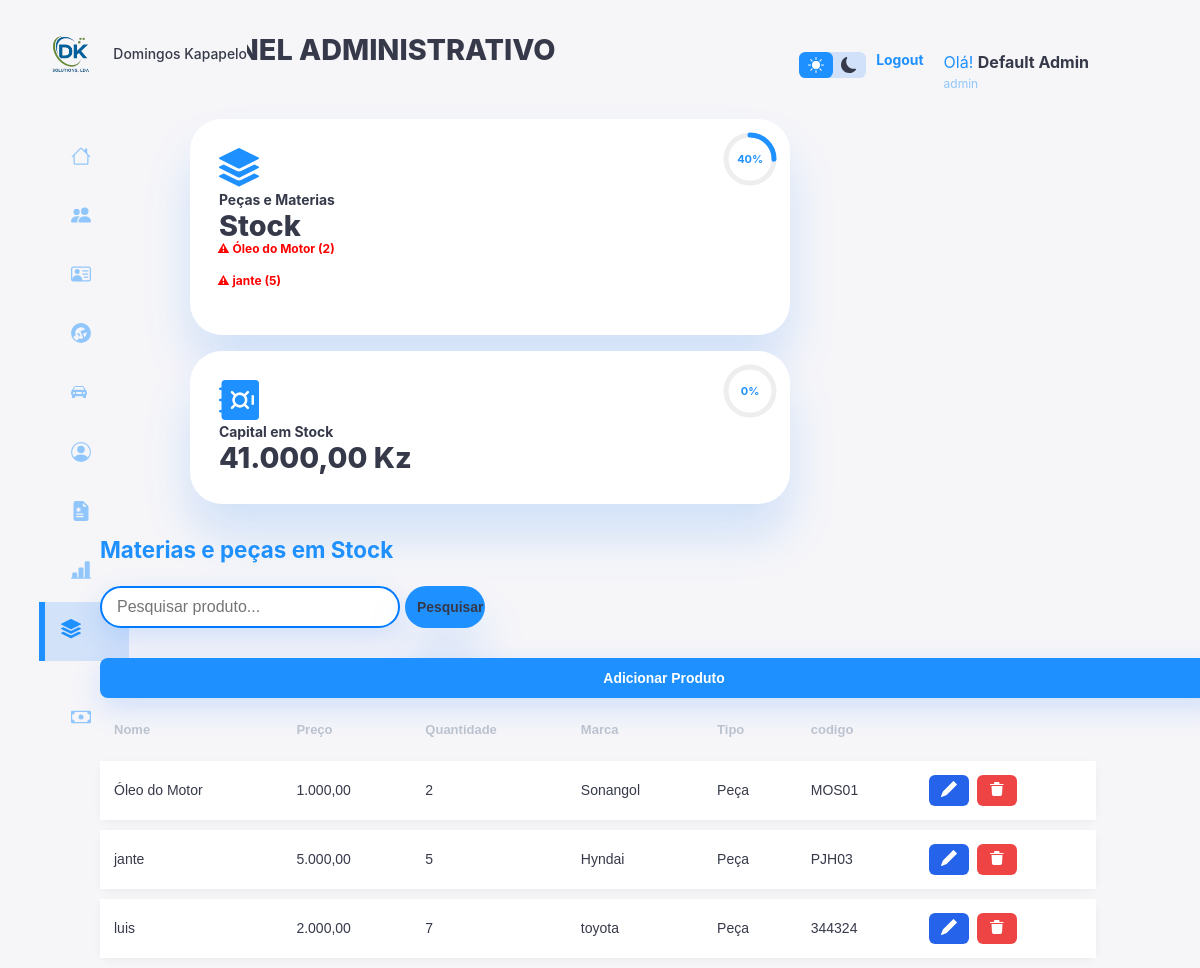
/Admistrador/stok.php (signed in), run on an earlier commit of the app's database.
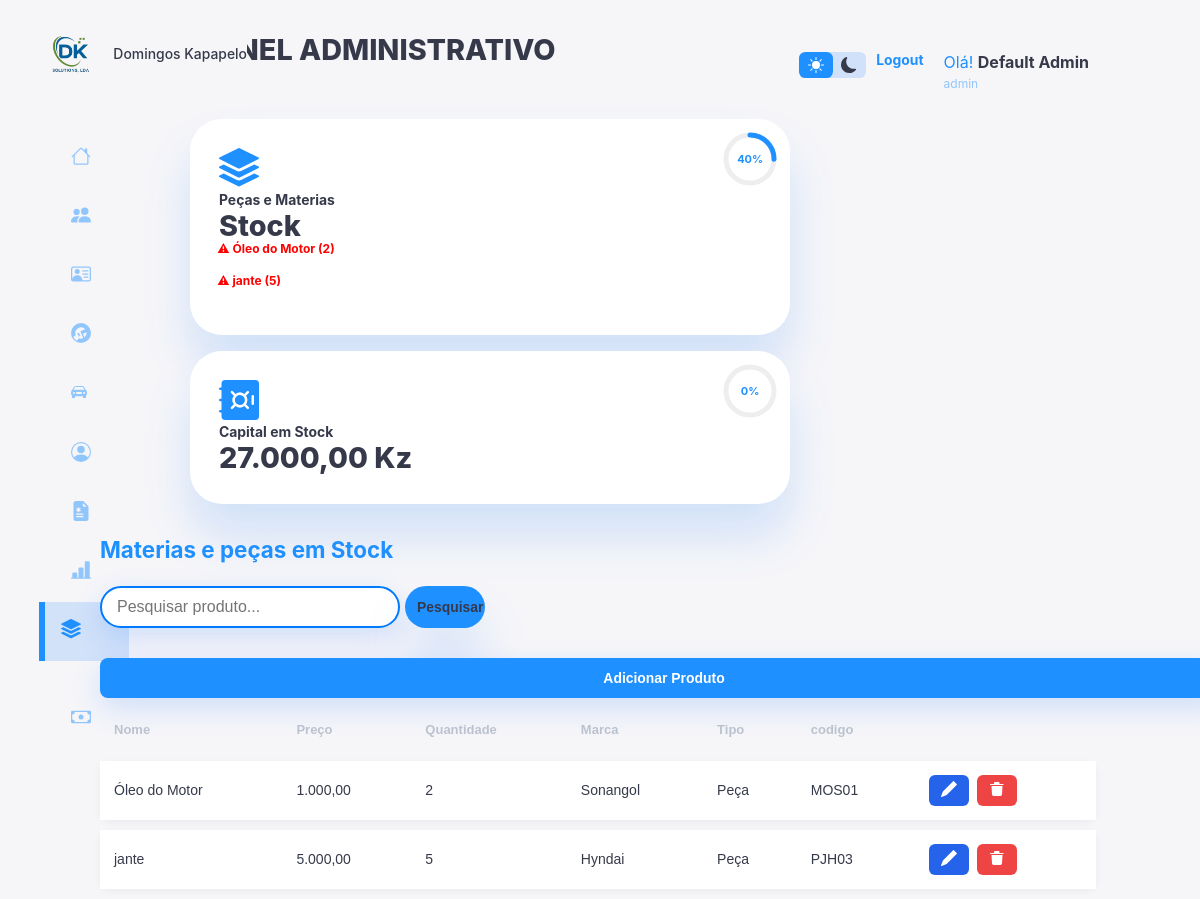
And on a later commit of the database.
### tables this page shows
CREATE TABLE `estoque` (
  `id_estoque` int(11) NOT NULL,
  `codigo` varchar(50) DEFAULT NULL,
  `tipo` enum('Material','Peça') NOT NULL,
  `nome` varchar(100) NOT NULL,
  `marca` varchar(50) DEFAULT NULL,
  `quantidade` int(11) NOT NULL DEFAULT 0,
  `data_registo` timestamp NOT NULL DEFAULT current_timestamp(),
  `data_expiracao` date DEFAULT NULL,
  `preco` decimal(10,2) DEFAULT 0.00
);

### Admistrador/models/stok_models.php (called while the page is built, shortened)
<?php
  include_once(".\models\stok_add_models.php");
include("./configuracao/conexao.php");
$pesquisar = $_POST['pesquisar'] ?? '';
if(!empty($pesquisar)){
    $pesquisar = $conn->real_escape_string($pesquisar);
    $sql = "SELECT * FROM estoque
            WHERE nome LIKE '%$pesquisar%'
            OR marca LIKE '%$pesquisar%'
            OR tipo LIKE '%$pesquisar%'";
}else{
    $sql = "SELECT * FROM estoque";
}
$result = $conn->query($sql);
$sql_alerta = "
SELECT nome, quantidade
FROM estoque
WHERE quantidade <= 5
ORDER BY quantidade ASC
LIMIT 3
";
$result_alerta = mysqli_query($conn, $sql_alerta);
$alertas = [];
while($row = mysqli_fetch_assoc($result_alerta)){
    $alertas[] = $row;
}
?>

### Admistrador/models/stok_add_models.php (called while the page is built, shortened)
<?php
include("./configuracao/conexao.php");
$sql = "SELECT SUM(quantidade * preco) AS total_stock FROM estoque";
$result = $conn->query($sql);
if($result && $row = $result->fetch_assoc()){
    $total = $row['total_stock'] ?? 0;
}
?>

### Admistrador/stok.php (the view, shortened to what the changed rows need)
<?php
  include_once("./models/stok_models.php");
?>
<!DOCTYPE html>
<html lang="pt">
 <head>
    <link rel="stylesheet" href="../views/css/stok.css?v=1.1">
  </head>
   <body>
    <div class="container">
    <?php include_once('sidebar.php');?>
              <main>
                <h1 class="cina">PAINEL ADMINISTRATIVO</h1>
                 <div class="insights">
                        <div class="sales">
                     <span class="card">
                     </span>
                             <div class="progress-circle small">
                            <svg width="60" height="60">
                                <circle cx="30" cy="30" r="24" class="bg"></circle>
                                <circle cx="30" cy="30" r="24" class="progress" id="progress-carros"></circle>
                            </svg>
                            <div class="number" id="percent-carros">0%</div>
                        </div>
                        <div class="midlle">
                                 <h3>Peças e Materias</h3>
                                <h1>Stock</h1>
                        </div>
                           <?php if(count($alertas) > 0){ ?>
    <?php foreach($alertas as $a){ ?>
        <small class="alerta-stock">
            ⚠ <?= htmlspecialchars($a['nome']) ?>
            (<?= $a['quantidade'] ?>)
        </small>
        <br>
    <?php } ?>
<?php } else { ?>
    <small class="text-muted">
        Stock estável
    </small>
<?php } ?>
                    </div>
                                               <div class="sales">
                        <div class="midlle">
                                <h3>Capital em Stock</h3>
                        <h1><?= number_format($total, 2, ',', '.') ?> Kz</h1>
                        </div>
                    </div>
                 </div>
            <div class="Recent-Order">
                <h2>Materias e peças em Stock</h2>
                    <div class="table-container">
                <table class="modern-table">
                    <thead>
                        <tr>
                            <th>Nome</th>
                            <th>Preço</th>
                            <th>Quantidade</th>
                            <th>Marca</th>
                            <th>Tipo</th>
                            <th>codigo</th>
                        </tr>
                                                </thead>
                                                <tbody>
                            <?php while($row = $result->fetch_assoc()){ ?>
                            <tr class="linha-produto">
                                <td><?= htmlspecialchars($row['nome']) ?></td>
                                <td><?= number_format($row['preco'], 2, ',', '.') ?></td>
                                <td><?= (int)$row['quantidade'] ?></td>
                                <td><?= htmlspecialchars($row['marca']) ?></td>
                                <td><?= htmlspecialchars($row['tipo']) ?></td>
                                <td><?= htmlspecialchars($row['codigo']) ?></td>
                                <td class="actions">
                                    <a class="btn view"
                                    href="atualizar_stok.php?id=<?= $row['id_estoque'] ?>">
                                        <svg xmlns="http://www.w3.org/2000/svg"
                                            width="16"
                                            height="16"
                                            fill="currentColor"
                                            class="bi bi-pencil"
                                            viewBox="0 0 16 16">
                                            <path d="M12.146.146a.5.5 0 0 1 .708 0l3 3a.5.5 0 0 1 0 .708l-10 10a.5.5 0 0 1-.168.11l-5 2a.5.5 0 0 1-.65-.65l2-5a.5.5 0 0 1 .11-.168z"/>
                                        </svg>
                                    </a>
                             <?php if ($_SESSION['nivel'] === "admin") { ?>
                                    <a class="btn delete"
                                    href="stok.php?excluir_id=<?= $row['id_estoque'] ?>"
                                    onclick="return confirm('Tem certeza que deseja deletar?')">
                                        <svg xmlns="http://www.w3.org/2000/svg"
                                            width="16"
                                            height="16"
                                            fill="currentColor"
                                            class="bi bi-trash3"
                                            viewBox="0 0 16 16">
                                            <path d="M6.5 1h3a1 1 0 0 1 1 1V3h4v1H1V3h4V2a1 1 0 0 1 1-1z"/>
                                            <path d="M2.5 5h11l-.5 8.5A2 2 0 0 1 11 15H5a2 2 0 0 1-2-1.5L2.5 5z"/>
                                        </svg>
                                    </a>
                               <?php } ?>
                                </td>
                            </tr>
                            <?php } ?>
                            </tbody>
                </table>
            </div>
             </div>
              </main>
                     </div>
                       </div>
            </body>
</html>

What changed in the data, as far as the page shows it:
removed estoque: nome "luis", preco "2.000,00", quantidade "7", marca "toyota", tipo "Peça", codigo "344324", shown under "Adicionar Produto"
Also different on the page:
$total: "41.000,00" → "27.000,00"
